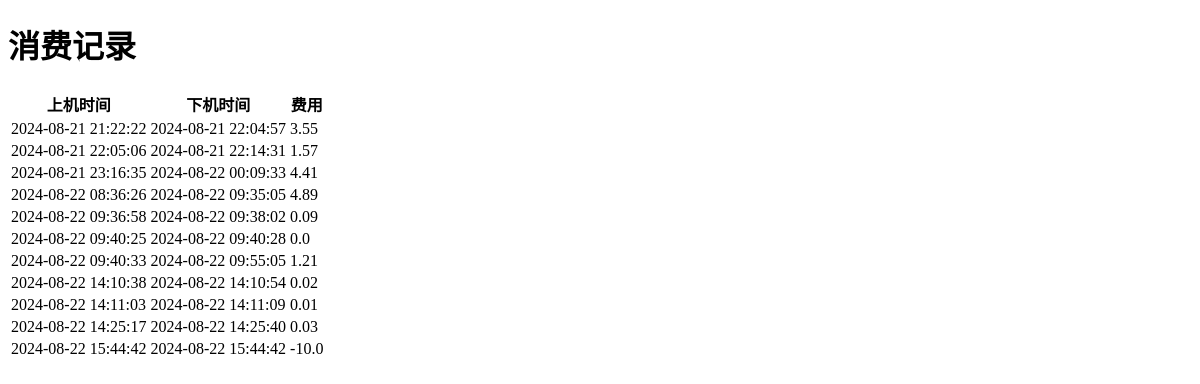
/billing_history (signed in), run on an earlier commit of the app's database.
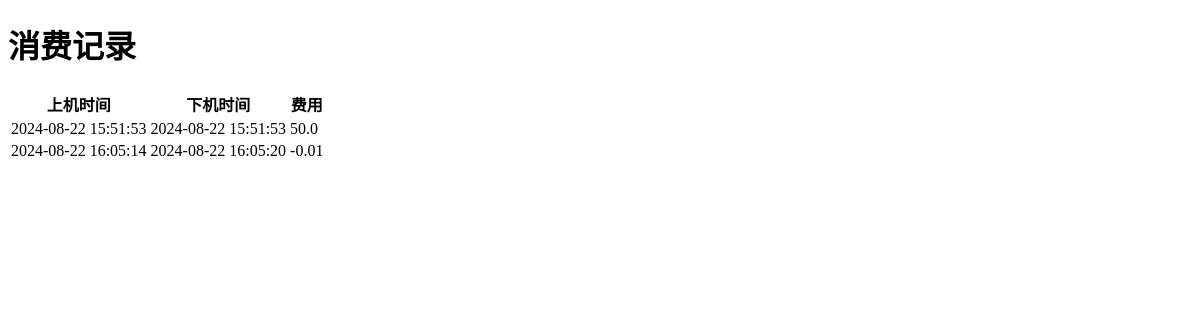
And on a later commit of the database.
### app.py (models this page shows, shortened)
class BillingRecord(db.Model):
    __tablename__ = 'billing_record'
    id = db.Column(db.Integer, primary_key=True)
    user_id = db.Column(db.Integer, db.ForeignKey('user.id'), nullable=False)
    username = db.Column(db.String(80), nullable=False)
    last_login = db.Column(db.DateTime, nullable=False)
    logout_time = db.Column(db.DateTime)  # 下机时间
    fee = db.Column(db.Float, nullable=False)
    description = db.Column(db.String, nullable=False)
    billing_group_id = db.Column(db.Integer, db.ForeignKey('billing_group.id'), nullable=False)
    billing_group = db.relationship('BillingGroup', backref=db.backref('billing_records', lazy=True))
    user = db.relationship('User', backref=db.backref('billing_records', lazy=True))

### app.py (the view)
@app.route('/billing_history')
def billing_history():
    user_id = session.get('user_id')
    if user_id:
        user = User.query.get(user_id)
        if user:
            billing_records = BillingRecord.query.filter_by(user_id=user_id).all()
            return render_template('billing_history.html', billing_records=billing_records)
        else:
            error = '用户不存在'
            return render_template('billing_history.html', error=error)
    else:
        error = '请先登录'
        return render_template('billing_history.html', error=error)

### templates/billing_history.html (shortened to what this page needs)
<!DOCTYPE html>
<html lang="en">
<head>
</head>
<body>
    <h1>消费记录</h1>
    <table>
        <thead>
            <tr>
                <th>上机时间</th>
                <th>下机时间</th>
                <th>费用</th>
            </tr>
        </thead>
        <tbody>
            {% for record in billing_records %}
            <tr>
                <td>{{ record.last_login.strftime('%Y-%m-%d %H:%M:%S') }}</td>
                <td>{{ record.logout_time.strftime('%Y-%m-%d %H:%M:%S') if record.logout_time else '未下机' }}</td>
                <td>{{ record.fee }}</td>
            </tr>
            {% endfor %}
        </tbody>
    </table>
</body>
</html>

What changed in the data, as far as the page shows it:
removed BillingRecord: last_login "2024-08-21 22:05:06", logout_time "2024-08-21 22:14:31", fee "1.57"
removed BillingRecord: last_login "2024-08-21 23:16:35", logout_time "2024-08-22 00:09:33", fee "4.41"
removed BillingRecord: last_login "2024-08-22 08:36:26", logout_time "2024-08-22 09:35:05", fee "4.89"
removed BillingRecord: last_login "2024-08-22 09:36:58", logout_time "2024-08-22 09:38:02", fee "0.09"
removed BillingRecord: last_login "2024-08-22 09:40:25", logout_time "2024-08-22 09:40:28", fee "0.0"
removed BillingRecord: last_login "2024-08-22 09:40:33", logout_time "2024-08-22 09:55:05", fee "1.21"
removed BillingRecord: last_login "2024-08-22 14:10:38", logout_time "2024-08-22 14:10:54", fee "0.02"
removed BillingRecord: last_login "2024-08-22 14:11:03", logout_time "2024-08-22 14:11:09", fee "0.01"
removed BillingRecord: last_login "2024-08-22 14:25:17", logout_time "2024-08-22 14:25:40", fee "0.03"
removed BillingRecord: last_login "2024-08-22 15:44:42", logout_time "2024-08-22 15:44:42", fee "-10.0"
added BillingRecord: last_login "2024-08-22 15:51:53", logout_time "2024-08-22 15:51:53", fee "50.0"
changed BillingRecord (number 2 of 2 on the later page): last_login "2024-08-21 21:22:22" → "2024-08-22 16:05:14"; logout_time "2024-08-21 22:04:57" → "2024-08-22 16:05:20"; fee "3.55" → "-0.01"
